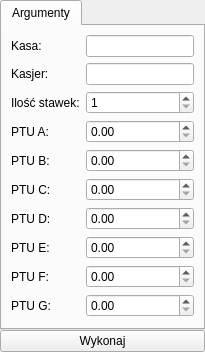
       <widget class="QWidget" name="setVatRatesPage">
        <layout class="QGridLayout" name="gridLayout_63">
         <property name="margin">
          <number>0</number>
         </property>
         <property name="spacing">
          <number>0</number>
         </property>
         <item row="0" column="0">
          <widget class="QTabWidget" name="tabWidget_22">
           <property name="currentIndex">
            <number>0</number>
           </property>
           <widget class="QWidget" name="tab_43">
            <attribute name="title">
             <string>Argumenty</string>
            </attribute>
            <layout class="QFormLayout" name="formLayout_10">
             <item row="0" column="0">
              <widget class="QLabel" name="label_53">
               <property name="text">
                <string>Kasa:</string>
               </property>
               <property name="buddy">
                <cstring>setVatRatesPrinterId</cstring>
               </property>
              </widget>
             </item>
             <item row="0" column="1">
              <widget class="QLineEdit" name="setVatRatesPrinterId">
               <property name="maxLength">
                <number>8</number>
               </property>
              </widget>
             </item>
             <item row="1" column="0">
              <widget class="QLabel" name="label_55">
               <property name="text">
                <string>Kasjer:</string>
               </property>
               <property name="buddy">
                <cstring>setVatRatesOperatorId</cstring>
               </property>
              </widget>
             </item>
             <item row="1" column="1">
              <widget class="QLineEdit" name="setVatRatesOperatorId">
               <property name="maxLength">
                <number>32</number>
               </property>
              </widget>
             </item>
             <item row="2" column="0">
              <widget class="QLabel" name="label_56">
               <property name="text">
                <string>Ilość stawek:</string>
               </property>
               <property name="buddy">
                <cstring>setVatRatesCount</cstring>
               </property>
              </widget>
             </item>
             <item row="2" column="1">
              <widget class="QSpinBox" name="setVatRatesCount">
               <property name="minimum">
                <number>1</number>
               </property>
               <property name="maximum">
                <number>7</number>
               </property>
              </widget>
             </item>
             <item row="3" column="0">
              <widget class="QLabel" name="label_58">
               <property name="text">
                <string>PTU A:</string>
               </property>
               <property name="buddy">
                <cstring>setVatRatesVatA</cstring>
               </property>
              </widget>
             </item>
             <item row="3" column="1">
              <widget class="QDoubleSpinBox" name="setVatRatesVatA">
               <property name="maximum">
                <double>101.000000000000000</double>
               </property>
              </widget>
             </item>
             <item row="4" column="0">
              <widget class="QLabel" name="label_60">
               <property name="text">
                <string>PTU B:</string>
               </property>
               <property name="buddy">
                <cstring>setVatRatesVatB</cstring>
               </property>
              </widget>
             </item>
             <item row="4" column="1">
              <widget class="QDoubleSpinBox" name="setVatRatesVatB">
               <property name="maximum">
                <double>101.000000000000000</double>
               </property>
              </widget>
             </item>
             <item row="5" column="0">
              <widget class="QLabel" name="label_62">
               <property name="text">
                <string>PTU C:</string>
               </property>
               <property name="buddy">
                <cstring>setVatRatesVatC</cstring>
               </property>
              </widget>
             </item>
             <item row="5" column="1">
              <widget class="QDoubleSpinBox" name="setVatRatesVatC">
               <property name="maximum">
                <double>101.000000000000000</double>
               </property>
              </widget>
             </item>
             <item row="6" column="0">
              <widget class="QLabel" name="label_64">
               <property name="text">
                <string>PTU D:</string>
               </property>
               <property name="buddy">
                <cstring>setVatRatesVatD</cstring>
               </property>
              </widget>
             </item>
             <item row="6" column="1">
              <widget class="QDoubleSpinBox" name="setVatRatesVatD">
               <property name="maximum">
                <double>101.000000000000000</double>
               </property>
              </widget>
             </item>
             <item row="7" column="0">
              <widget class="QLabel" name="label_66">
               <property name="text">
                <string>PTU E:</string>
               </property>
               <property name="buddy">
                <cstring>setVatRatesVatE</cstring>
               </property>
              </widget>
             </item>
             <item row="7" column="1">
              <widget class="QDoubleSpinBox" name="setVatRatesVatE">
               <property name="maximum">
                <double>101.000000000000000</double>
               </property>
              </widget>
             </item>
             <item row="8" column="0">
              <widget class="QLabel" name="label_68">
               <property name="text">
                <string>PTU F:</string>
               </property>
               <property name="buddy">
                <cstring>setVatRatesVatF</cstring>
               </property>
              </widget>
             </item>
             <item row="8" column="1">
              <widget class="QDoubleSpinBox" name="setVatRatesVatF">
               <property name="maximum">
                <double>101.000000000000000</double>
               </property>
              </widget>
             </item>
             <item row="9" column="0">
              <widget class="QLabel" name="label_70">
               <property name="text">
                <string>PTU G:</string>
               </property>
               <property name="buddy">
                <cstring>setVatRatesVatG</cstring>
               </property>
              </widget>
             </item>
             <item row="9" column="1">
              <widget class="QDoubleSpinBox" name="setVatRatesVatG">
               <property name="maximum">
                <double>101.000000000000000</double>
               </property>
              </widget>
             </item>
            </layout>
           </widget>
          </widget>
         </item>
         <item row="1" column="0">
          <widget class="QPushButton" name="setVatRatesButton">
           <property name="text">
            <string>Wykonaj</string>
           </property>
          </widget>
         </item>
        </layout>
       </widget>
